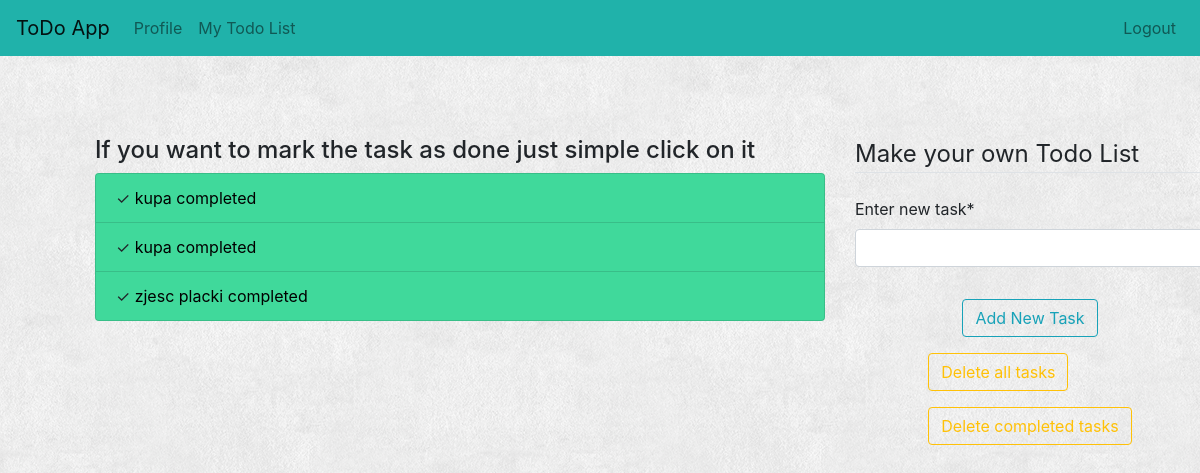
Before: /todolist/ (signed in) with the older database file.
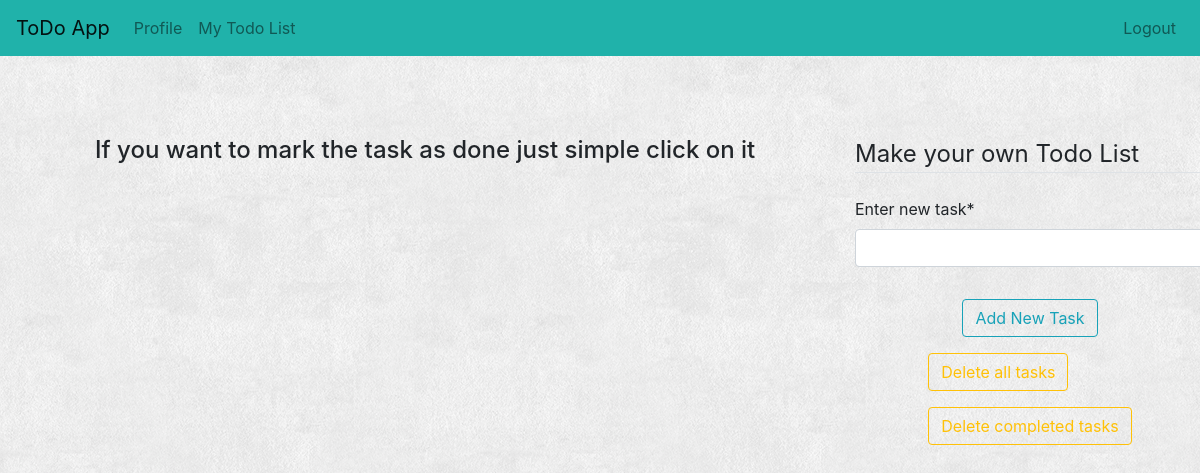
After: the same page with the newer database file.
### todo_app/models.py (models this page shows)
class TodoList(models.Model):
    task = models.CharField(max_length=300)
    author = models.ForeignKey(User, on_delete=models.CASCADE)
    complete = models.BooleanField(default=False)
    def __str__(self):
        return self.task

### todo_app/views.py (the view)
# urls.py: path('todolist/', views.todo_list, name='todo-list'),
@login_required
def todo_list(request):
    user = request.user
    tasks_list = TodoList.objects.filter(author=user)
    form = TasksForm()
    context = {'form': form, 'tasks_list': tasks_list}
    return render(request, 'todo_app/todo_list.html', context)

### todo_app/forms.py
class TasksForm(ModelForm):
    class Meta:
        model = TodoList
        fields = ['task']
    def __init__(self, *args, **kwargs):
        super(TasksForm, self).__init__(*args, **kwargs)
        self.fields['task'].label = 'Enter new task'

### todo_app/templates/todo_app/todo_list.html (shortened to what this page needs)
<!DOCTYPE html>
{% extends 'todo_app/base.html'%}
{% load crispy_forms_tags %}
{% block content %}
 <main role="main" class="container">
      <div class="row">
        <div class="col-md-8">
            <h4>If you want to mark the task as done just simple click on it</h4>
            <div class="tasks-content">
                <ul class="list-group">
                    {%for one_task in tasks_list %}
                        {% if one_task.complete %}
                    <li class="list-group-item task-completed"><a href="{% url 'uncompleted' one_task.id %}">{{one_task}} completed</a></li>
                        {% else %}
                            <li class="list-group-item "><a href="{% url 'complete' one_task.id %}">{{one_task}}</a></li>
                        {% endif %}
                    {% endfor %}
                </ul>
            </div>
        </div>
      <div class="col-md-4">
           <div class="form-content">
               <div class="form">
                    <form action="{% url 'add-new' %}" method="POST">
                        <fieldset class="form-group">
                            <legend class="border-bottom mb-4">Make your own Todo List</legend>
                                {{ form|crispy}}
                        </fieldset>
                <div align="center" class="form-group">
                    <button  class="btn btn-outline-info" type="submit">Add New Task</button>
                </div>
                      </form>
                </div>
                    <div align="center" class="buttons">
                        <div class="btn-group-vertical">
                            <a href ="{% url 'delete-all' %} ">
                                <button class="btn btn-outline-warning mb-3" type="submit">Delete all tasks</button>
                            </a>
                            <a href ="{% url 'delete-done' %} ">
                                <button class="btn btn-outline-warning" type="submit">Delete completed tasks</button>
                            </a>
                    </div>
                </div>
        </div>
      </div>
      </div>
 </main>
{%endblock content %}

### todo_app/templates/todo_app/base.html (shortened to what this page needs)
<!DOCTYPE html>
{% load static %}
<html lang="en">
<head>
    <link rel="stylesheet" href="https://stackpath.bootstrapcdn.com/bootstrap/4.3.0/css/bootstrap.min.css">
     <link rel="stylesheet" type="text/css" href="{% static 'todo_app/style.css'%}">
</head>
<body>
<nav class="navbar navbar-expand-lg navbar-light" style="background-color: 	#20B2AA;">
  <a class="navbar-brand" href="{% url 'index'%}">ToDo App</a>
  <div class="collapse navbar-collapse" id="navbarSupportedContent">
    {% if user.is_authenticated %}
        <div class="navbar-nav mr-auto">
                    <a class="nav-link" href="{%url 'profile'%}">Profile</a>
                    <a class="nav-link" href="{% url 'todo-list'%}">My Todo List</a>
        </div>
        <div class="navbar-nav ml-auto">
                    <a class="nav-item nav-link" href="{%url 'logout' %}">Logout</a>
        </div>
    {% else %}
        <div class="navbar-nav ml-auto">
                    <a class="nav-item nav-link" href="{%url 'login' %}">Login</a>
                    <a class="nav-item nav-link" href="{%url 'register' %}">Register</a>
        </div>
      {% endif %}
  </div>
</nav>
    <div class="message-content">
    </div>
         {% block content %}{% endblock %}
</body>
</html>

### todo_app/static/todo_app/style.css (style rules this page uses)
body { background-image: url("img/bg.png") }
.container { margin-top: 60px; margin-bottom: 20px; margin-right: 150px; margin-left: 80px; }
.message-content { padding-top: 20px; padding-right: 30px; padding-left: 40px; font-size: 20px; }

Changed rows visible on the page:
removed TodoList: task "kupa"
removed TodoList: task "kupa"
removed TodoList: task "zjesc placki"
